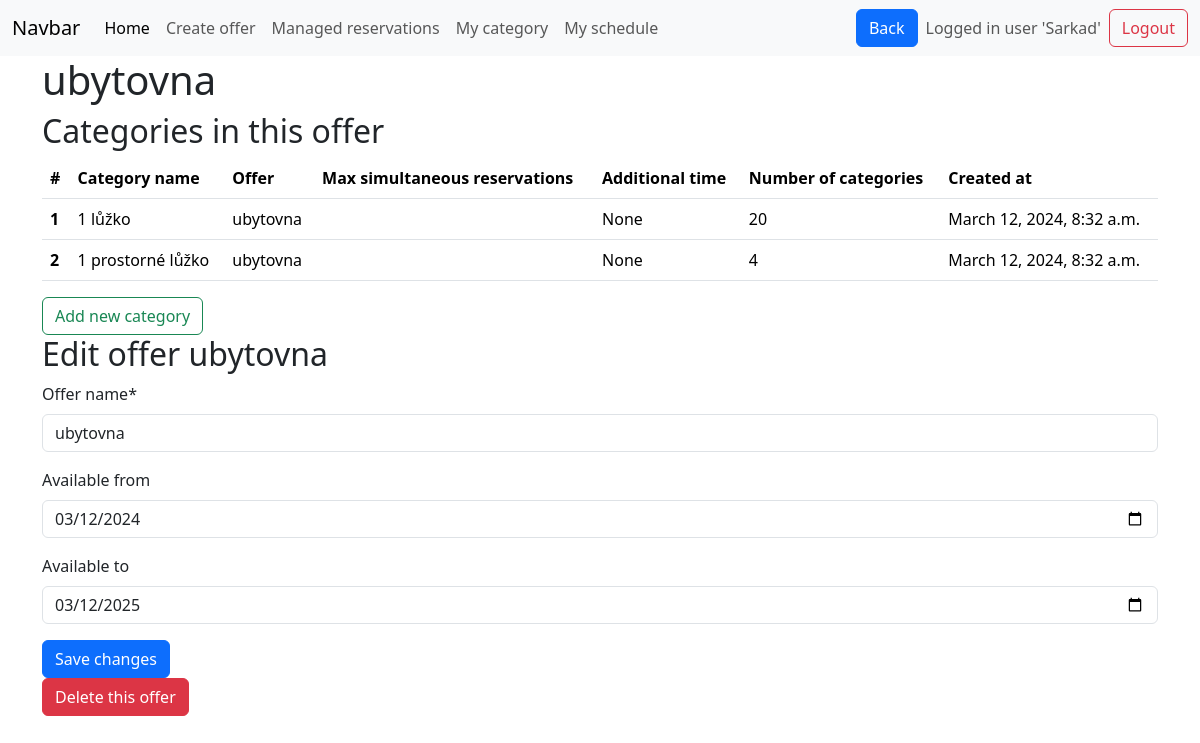
Before: /offer_detail/20 (signed in) with the older database file.
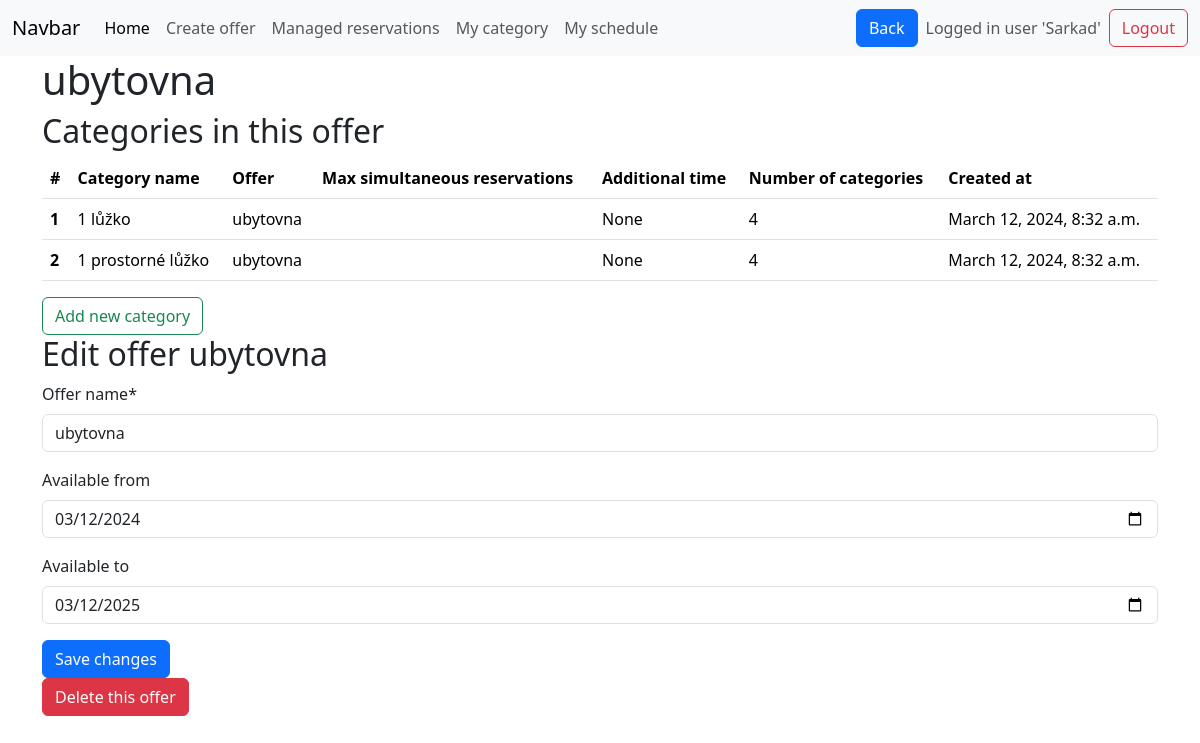
After: the same page with the newer database file.
### base/models.py (models this page shows, shortened)
class Category(models.Model):
    category_name = models.CharField(max_length=50)
    category_description = models.CharField(max_length=1000, null=True, blank=True)
    category_capacity = models.IntegerField(default=1)
    max_simultneous_reservations = models.IntegerField(default=1)
    additional_time = models.DurationField(null=True, blank=True)
    count_of_units = models.IntegerField(default=1)
    created_at = models.DateTimeField(default=timezone.now)
    belongs_to_offer = models.ForeignKey(Offer, on_delete=models.CASCADE)
    category_pricing = models.ForeignKey(Pricing, on_delete=models.CASCADE, null=True)

class Offer(models.Model):
    offer_name = models.CharField(max_length=50)
    available_from = models.DateField(null=True, blank=True)
    available_to = models.DateField(null=True, blank=True)
    created_at = models.DateTimeField(default=timezone.now)
    manager_of_this_offer = models.ForeignKey(
        User, on_delete=models.CASCADE, null=True, blank=True
    )
    def __str__(self):
        return self.offer_name  # rewrites Offer object (x) to its name in admi panel

### base/views.py (the view, shortened to what this page needs)
# urls.py: path('offer_detail/<int:offer_id>',views.offer_detail, name='offer_detail' ),
@login_required  # If a user is not logged in, Django will redirect them to the login page.
def offer_detail(request, offer_id=None):
    offer = get_object_or_404(Offer, pk=offer_id)
    offer_name = offer.offer_name
    form = forms.OfferForm(instance=offer)
    if offer.manager_of_this_offer != request.user:
        messages.error(request, "You are not authorized to delete this offer.")
        return redirect("manager_home")  # Redirect to a safe page
    offers = Offer.objects.filter(manager_of_this_offer=request.user)
    offer = get_object_or_404(Offer, pk=offer_id)
    form = forms.OfferForm(instance=offer)
    categories = Category.objects.filter(belongs_to_offer=offer)
    return render(
        request,
        "offer_detail.html",
        context={
            "form": form,
            "offer_id": offer.id,
            "categories": categories,
            "offer_name": offer_name,
        },
    )

### base/forms.py
class OfferForm(ModelForm):
    class Meta:
        model = models.Offer
        exclude = [
            "manager_of_this_offer",
            "created_at",
        ]  # limiting the fields if that are displayed
        widgets = {
            "available_from": widgets.DateInput(
                attrs={
                    "type": "date",
                    "value": datetime.now().date(),
                }
            ),
            "available_to": widgets.DateInput(
                attrs={
                    "type": "date",
                    "value": datetime.now().date()+ timedelta(days=1),
                }
            ),
        }

### templates/offer_detail.html (shortened to what this page needs)
{% extends 'main.html' %}
{% load crispy_forms_tags %}
{% block content %}
<div class="container-md">
    <h1> {{ offer_name }} </h1>
    <h2> Categories in this offer </h2>
    {% if categories %}
    <table class="table table-hover">
        <thead>
            <tr>
                <th scope="col">#</th>
                <th scope="col">Category name</th>
                <th scope="col">Offer</th>
                <th scope="col">Max simultaneous reservations</th>
                <th scope="col">Additional time</th>
                <th scope="col">Number of categories</th>
                <th scope="col">Created at</th>
            </tr>
        </thead>
        <tbody>
            {% for category in categories %}
            <tr class="clickable-row" style="cursor: pointer;" title="Click to edit category"
                onclick="location.href='{% url 'edit_category' category.belongs_to_offer.id category.id %}'">
                <th scope="row">{{ forloop.counter }}</th>
                <td>{{ category.category_name }} </td>
                <td>{{ category.belongs_to_offer }} </td>
                <td>{{ category.max_simultaneous_reservations }} </td>
                <td>{{ category.additional_time }} </td>
                <td>{{ category.count_of_units }} </td>
                <td>{{ category.created_at }} </td>
            </tr>
            {% endfor %}
        </tbody>
    </table>
    <a onclick="location.href='{% url 'create_category' offer_id %}'" class="btn btn-outline-success" id="addrow">Add new category</a>
    {% else %}
    <p>You do not have any categories for this offer.<br>
        <a onclick="location.href='{% url 'create_category' offer_id %}'" class="btn btn-outline-success" id="addrow">Add new category</a>
    </p>
    {% endif %}
    <h2> Edit offer {{ offer_name }} </h2>
    <form method="post" class="form">
        {{ form|crispy }}
        <button type="submit" class="btn btn-primary">Save changes</button>
    </form>
    <button type="button" class="btn btn-danger" data-bs-toggle="modal" data-bs-target="#deleteOfferModal">
      Delete this offer
    </button>
</div>
{% endblock %}

Changed rows visible on the page:
changed Category "1 lůžko": count_of_units "20" → "4"
